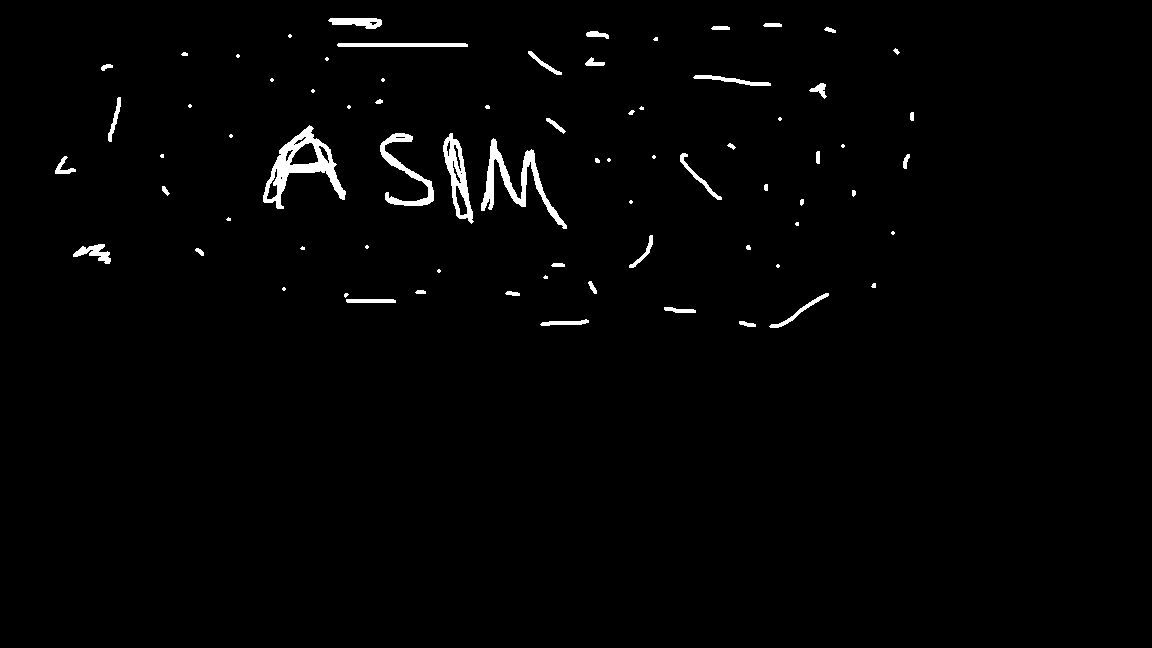
#> input picture All_ Images/erodedilate.png, 1152 x 648 px, found by its file name
$ python Filter.py
#> lines starting #> are read from the running program, lines starting #| are printed output that depends on the picture; after the words box and inside, x2 and y2 are one past the last pixel; in counts of white or black regions, pixels touching at a corner belong together
import cv2
import numpy as np


kernel=np.ones((5,5),np.uint8) #Bu parametre genişleme miktarini  degistirmekte
image=cv2.imread("erodedilate.png")
#> image is the input picture: shape (648, 1152, 3); 1.5% white; 74 white regions (28 under 20 px), largest, box (x1, y1, x2, y2) and area: (263, 125, 346, 209) 2081, (481, 138, 567, 229) 1653, (443, 133, 474, 224) 1090

erosion=cv2.erode(image,kernel,iterations=1) #Bu yöntem sayesinde kesikli alanlarda bulumnan ufak renk alanları büyütülür
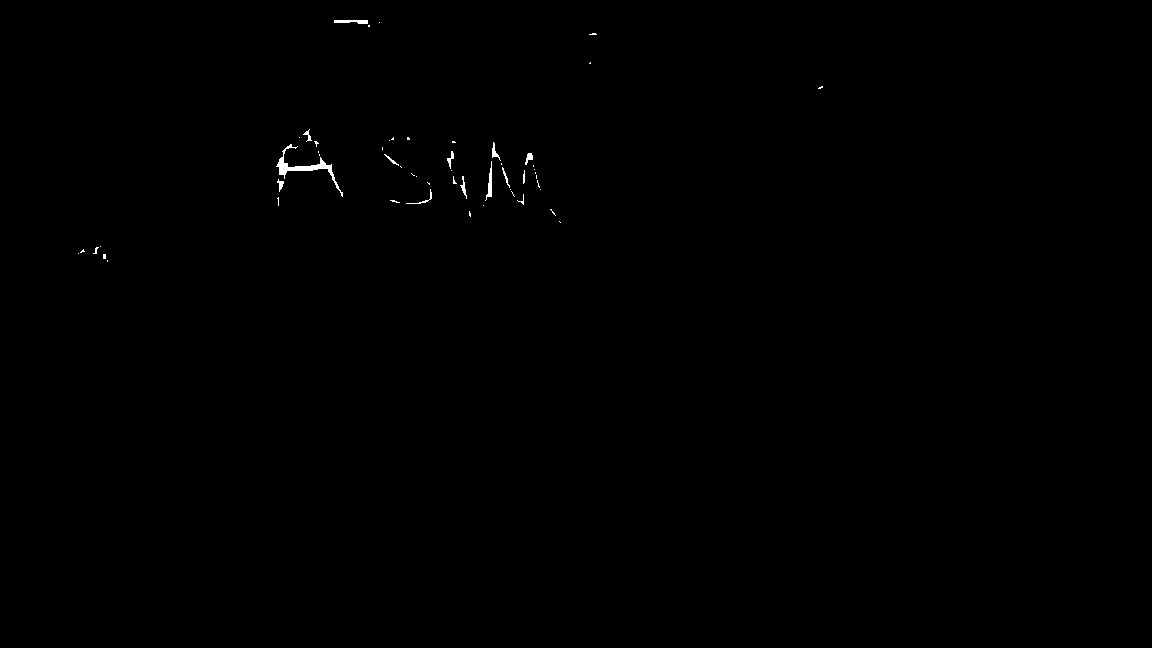
#> erosion: shape (648, 1152, 3); 0.19% white; 55 white regions (41 under 20 px), largest, box (x1, y1, x2, y2) and area: (276, 144, 343, 197) 492, (485, 161, 492, 201) 112, (334, 20, 368, 24) 105
dilation=cv2.dilate(erosion,kernel,iterations=2) #Beyaz alanlar genişlemekte (erotion işleminden sonra)
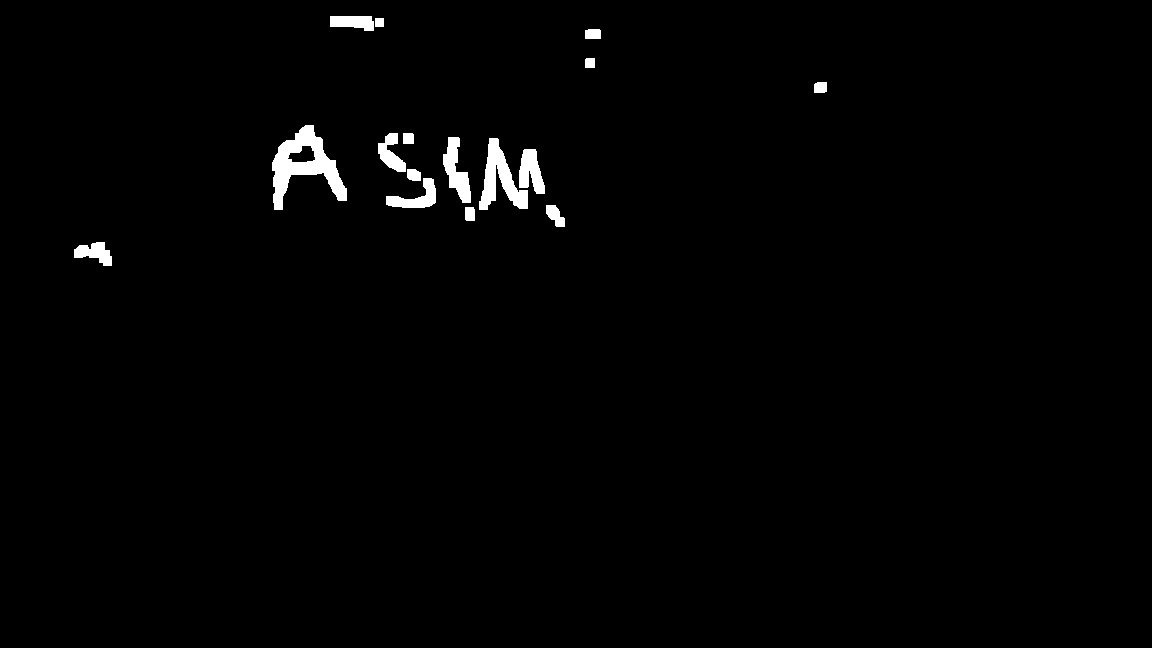
#> dilation: shape (648, 1152, 3); 1.3% white; 16 white regions, largest, box (x1, y1, x2, y2) and area: (272, 125, 347, 210) 2632, (479, 138, 528, 210) 1566, (443, 137, 471, 203) 931
opening=cv2.morphologyEx(image,cv2.MORPH_OPEN,kernel) #New
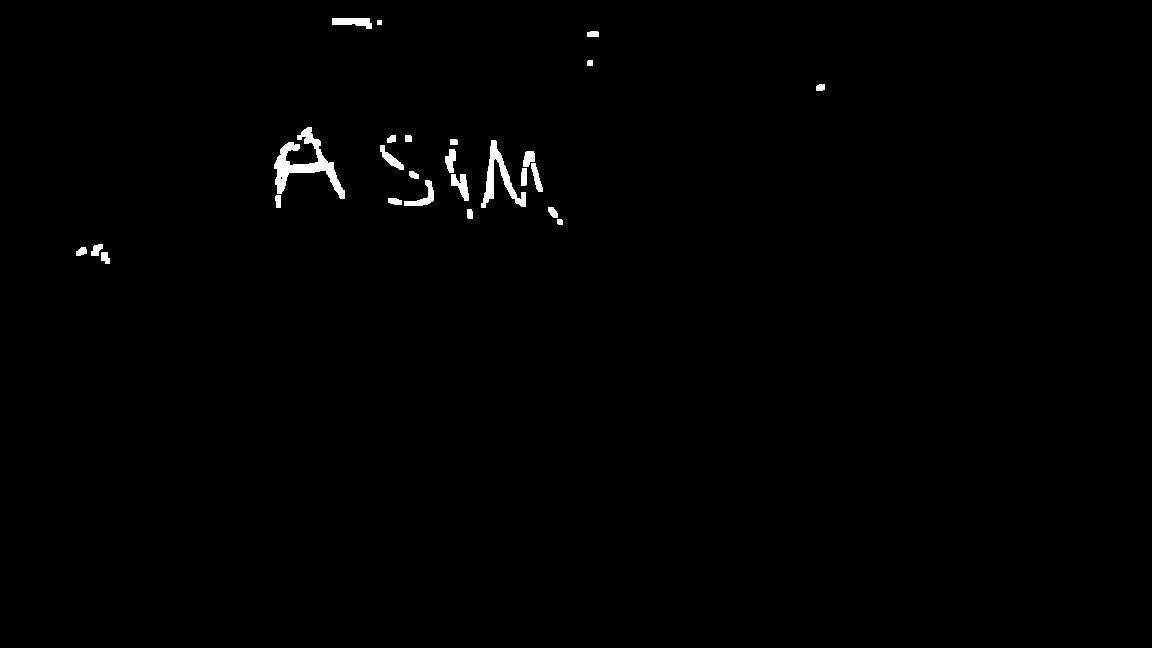
#> opening: shape (648, 1152, 3); 0.68% white; 26 white regions, largest, box (x1, y1, x2, y2) and area: (274, 127, 345, 199) 1551, (481, 140, 526, 208) 886, (332, 18, 372, 29) 301
closing=cv2.morphologyEx(image,cv2.MORPH_CLOSE,kernel)
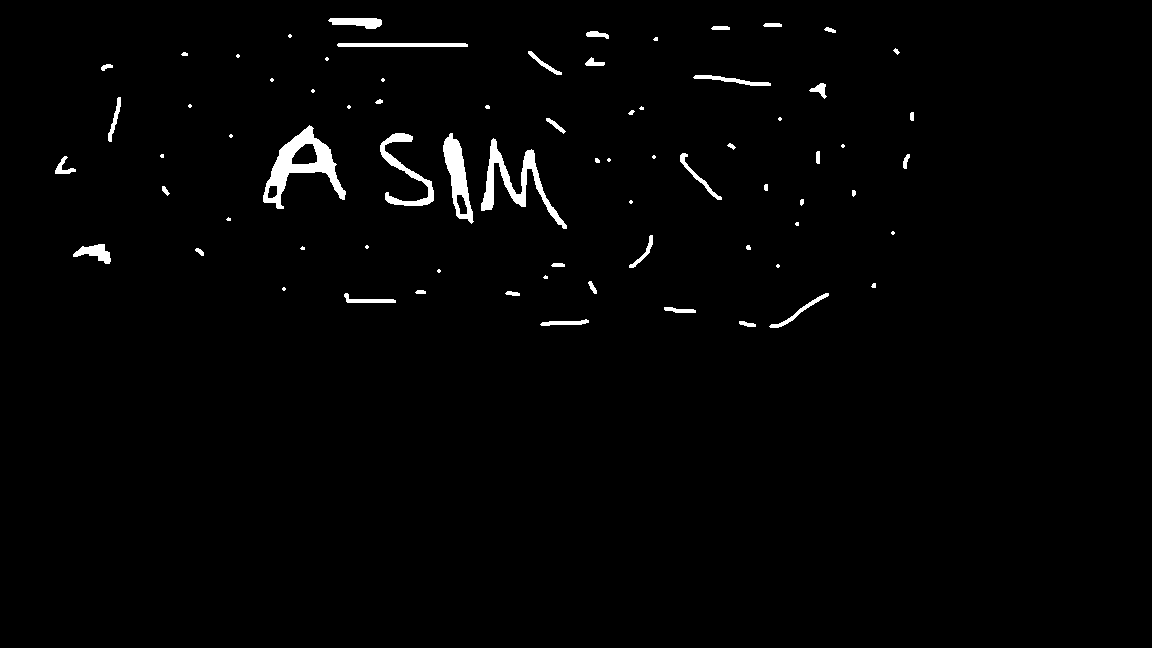
#> closing: shape (648, 1152, 3); 1.5% white; 73 white regions (27 under 20 px), largest, box (x1, y1, x2, y2) and area: (263, 125, 346, 209) 2266, (481, 138, 567, 229) 1722, (443, 133, 474, 224) 1249

cv2.imshow("Original",image)
cv2.imshow("Erode-dilate",dilation)
cv2.imshow("Erode",erosion)
cv2.imshow("Opening",opening)
cv2.imshow("Closing",closing) #opening in tersi
#cv2.imshow("win with dilation",erosion)#beyazlar kuculdu
cv2.waitKey(0)
